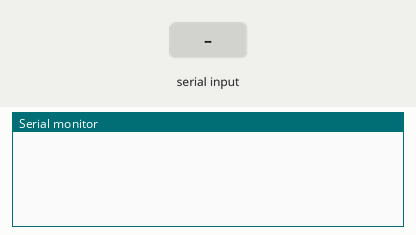
Simulated run of this sketch. Board: Arduino Uno, built with avr-gcc and run on an emulated ATmega328P. On the bench: the last lines printed to the serial monitor. Inputs (shaded band) come from the test bench.

Above: at 1.2 s.
1.3 s: "l" received over Serial
At 2.5 s:
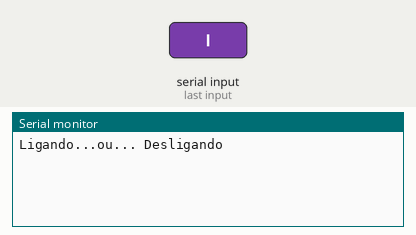
2.8 s: "m" received over Serial
At 4.0 s:
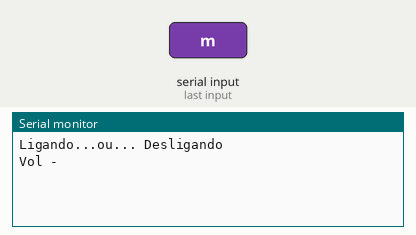
4.3 s: "p" received over Serial
At 5.1 s:
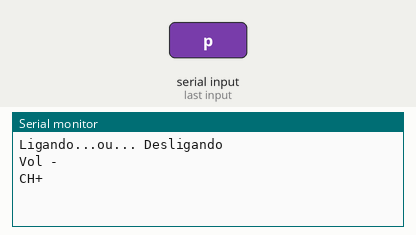

The sketch:

tv_samsung.ino
```cpp
#include <IRremote.h>

IRsend irsend;

void setup()
{
  Serial.begin(9600);
}

void loop() {
  if(Serial.available() > 0){ //verifica se existe comunicação com a porta serial
    switch (Serial.read()) {
          case 'l':{
          irsend.sendNEC(0xF4BA2988, 32);
          Serial.println("Ligando...ou... Desligando");
          delay(100);
          break;
          }
          case 'm':{
          irsend.sendNEC(0x61F4D827, 32);
          Serial.println("Vol -");
          delay(100);
          break;
          }
          case 'n':{
          irsend.sendNEC(0x61F448B7, 32);
          Serial.println("Vol +");
          delay(100);
          break;
          }
          case 'p':{
          irsend.sendNEC(0x61F4E01F, 32);
          Serial.println("CH+");
          delay(100);
          break;
          }
          case 'q':{
          irsend.sendNEC(0x61F4807F, 32);
          Serial.println("CH-");
          delay(100);
          break;
          }
    }
  }

}
```

Measured:
- after the input at 1.3 s, the serial monitor: prints a new line after 0.07 s (image 1)
- after the input at 2.8 s, the serial monitor: prints a new line after 0.07 s (image 2)
- after the input at 4.3 s, the serial monitor: prints a new line after 0.07 s (image 3)
